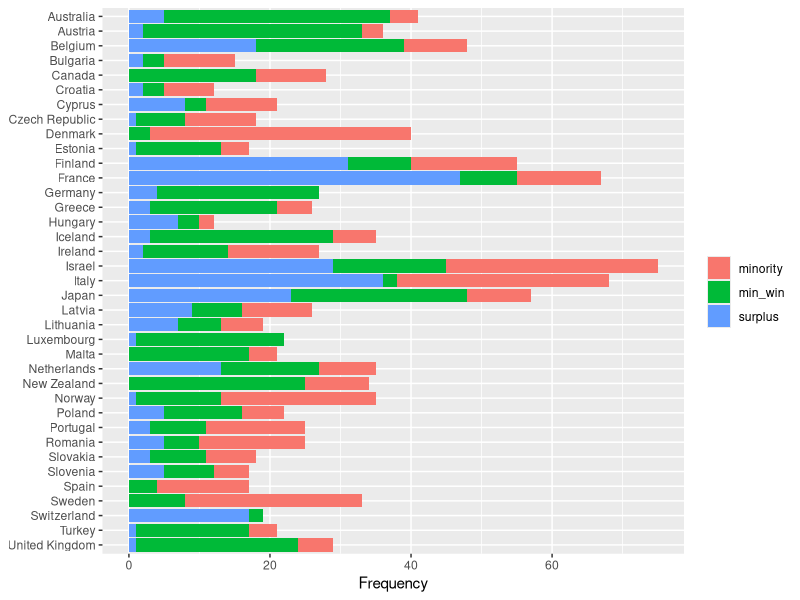
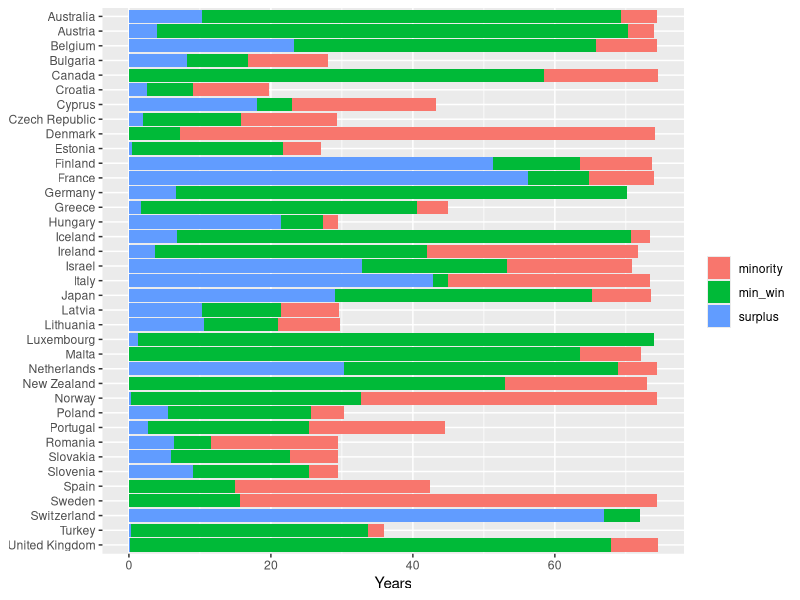
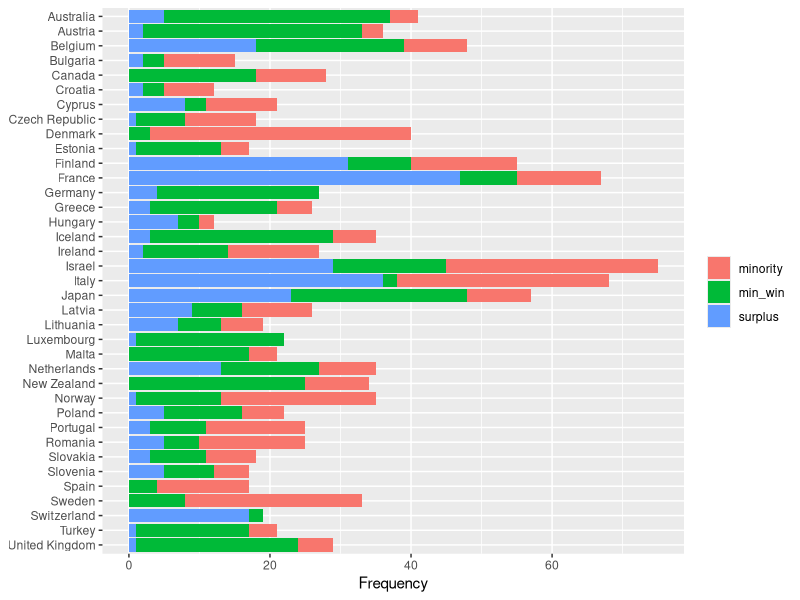

The R script that drew these images, in order:
## ---- chunk 1
library(tidyverse)

## source("cabinet-type.R")  # create cabinet type dataset "cabinet-type.csv"
cab_raw <- readr::read_csv("cabinet-type-data.csv")

# post-war data only, factor for ordering, duration in years
cab_data <-
  cab_raw %>%
  filter(start_date > "1945-05-08") %>% 
  mutate(cabinet_type = factor(cabinet_type) %>% relevel("minority"),
         years = as.numeric(duration, units="days") / 365)
## ---- chunk 2
pl_dt <- cab_data %>% 
  select(country = country_name, cabinet_type, years) %>% 
  mutate(country = fct_rev(country))

# plot frequency of cabinet type by number of formations
pl_freq <- ggplot(pl_dt, aes(x = country)) +
  geom_bar(aes(fill = cabinet_type)) +
  coord_flip() +
  labs(x = NULL, y = "Frequency", fill = "")

ggsave("cabinet-type.png", pl_freq, width = 8, height = 6)
print(pl_freq)

# plot occurence of cabinet type by duration
pl_dur <- ggplot(pl_dt, aes(x = country, weight = years)) + 
  geom_bar(aes(fill = cabinet_type)) +
  coord_flip() +
  labs(x = NULL, y = "Years", fill = "")

print(pl_dur)
## ---- chunk 3
# cabinet type summary by country
country_type <-
  cab_data %>% 
  count(country_name_short, cabinet_type) %>% 
  spread(cabinet_type, n, fill = 0) %>% 
  mutate_if(is.numeric, as.integer)

# grand coalition summary
country_gc <- 
  cab_data %>% 
  group_by(country_name_short) %>% 
  summarise(grand = sum(grand_coalition))

# combine and pretty print cabinet information
country_type %>%
  left_join(cab_data %>% count(country_name_short)) %>% 
  left_join(country_gc) %>%
  rename(country = country_name_short, total = n) %>% 
  knitr::kable()
